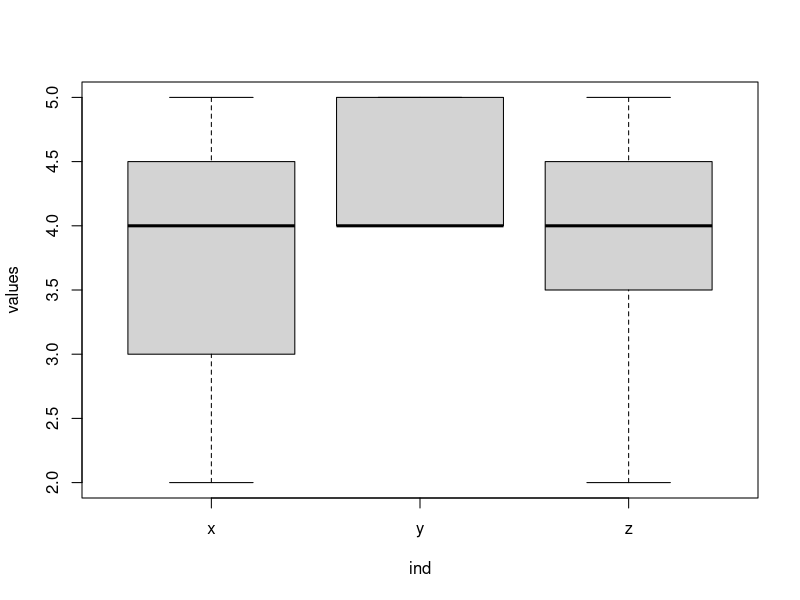

Recreate this plot in R. (Note: this script raises an error after producing the figure.)
## ---- chunk 1
x = c(4,3,4,5,2,3,4,5)
y = c(4,4,5,5,4,5,4,4)
z = c(3,4,2,4,5,5,4,4)
hodnoceni = data.frame(x,y,z)
hodnoceni
## ---- chunk 2
hodnoceni_stacked = stack(hodnoceni)
hodnoceni_stacked
plot(values ~ ind, data = hodnoceni_stacked)
## ---- chunk 3
model = aov(values~ind, hodnoceni_stacked)
summary(model)
## ---- chunk 4
# Vytvoření datasetu
set.seed(1234)
ulice <- data.frame(
  intervence = factor(rep(c("bezintervence", "zelen", "parter"), each = 10)),
  hodnoceni = c(rnorm(10, mean = 50, sd = 5),  
                        rnorm(10, mean = 60, sd = 5),  
                        rnorm(10, mean = 65, sd = 5))  
)

# View the first few rows
head(ulice)
## ---- chunk 5
# Run ANOVA model
anova_model = aov(hodnoceni ~ intervence, data = ulice)

# Summary of ANOVA
summary(anova_model)
## ---- chunk 6
contrast = matrix(c(-2, 1, 1), ncol = 1)
rownames(contrast) = levels(ulice$intervence)
contrasts(ulice$intervence) = contrast
contrasts_m <- aov(hodnoceni ~ intervence, data = ulice)
summary(contrasts_m)
## ---- chunk 7
contrast = matrix(c(0, -1, 1), ncol = 1)
rownames(contrast) = levels(ulice$intervence)
contrasts(ulice$intervence) = contrast
contrasts_m = aov(hodnoceni ~ intervence, data = ulice)
summary.lm(contrasts_m)
## ---- chunk 8
library(multcomp)
model_full <- lm(hodnoceni ~ intervence, data = ulice)
summary(glht(model_full, linfct = mcp(intervence = contr_matrix)))
## ---- chunk 9
# Set contrasts manually
contrasts(ulice$intervence) = matrix(c(
  -2, 1, 1,   # C1: Baseline (-2) vs. Green (+1) & Mixed-Use (+1)
   0, -1, 1    # C2: Green (-1) vs. Mixed-Use (+1)
), ncol = 2)

# Run ANOVA again with contrasts
contrasts_model <- aov(hodnoceni ~ intervence, data = ulice)

# Perform summary with contrasts
summary(contrasts_model)
## ---- chunk 10
# Perform Tukey's HSD test
tukey_result <- TukeyHSD(anova_model)

# Print the results
print(tukey_result)

# Visualizing the Tukey results
plot(tukey_result, las = 2)  # las=2 rotates axis labels for better readability
## ---- chunk 11
# pairwise t-tests s Bonferroni korekcí:
pairwise_results <- pairwise.t.test(ulice$hodnoceni, 
                                    ulice$intervence, 
                                    p.adjust.method = "bonferroni")
print(pairwise_results)
## ---- chunk 12
# 1. Sample data
scores <- c(78, 82, 80, 74, 75, 76, 68, 72, 70)
group <- factor(rep(c("A", "B", "C"), each = 3))
data <- data.frame(scores, group)

# 2. Define the contrast: A vs (B+C)/2
# A = 1, B = -0.5, C = -0.5
contrast <- matrix(c(1, -0.5, -0.5), nrow = 1)
colnames(contrast) <- levels(group)
contrasts(data$group) <- t(contrast)

# 3. Run ANOVA using aov()
model <- aov(scores ~ group, data = data)

# 4. Output summary
summary(model)
